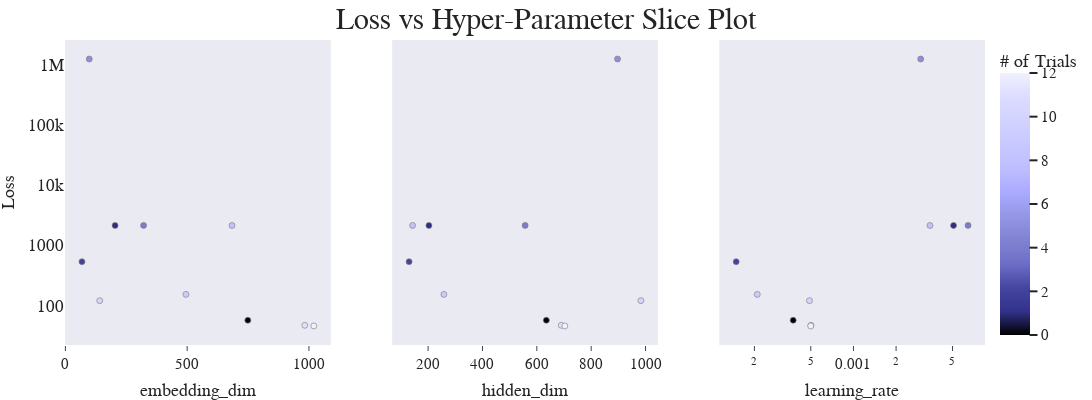

This figure's notebook cell:
### Code cell
imp.reload(cplot)
fig=cplot.get_slice_plot(study,objective_value="Loss",log_loss=True)
fig.update_layout(
    autosize=False,title_text='Loss vs Hyper-Parameter Slice Plot', title_x=0.5, title_y=0.98,
    template="seaborn",
    width=1100,height=400,
    font_family="Times New Roman",
    font_size=15,
    title_font_family="Times New Roman",
    title_font_size=30,
    margin=dict(l=0, t=40,r=1,  b=10),                                   
    )

fig.update_xaxes(showgrid=False,zeroline=False,tickangle=0, tickfont=dict(size=15),)

fig.update_yaxes(showgrid=False,tickangle=0, tickfont=dict(size=17),dtick=1)

fig.update_traces(marker=dict(colorscale=icy))

with open("slice_plot.pdf", "wb") as f:
    f.write(scope.transform(fig, format="pdf", width=1100,height=420,))

fig

### Figure 1 — Plotly figure (JSON) as saved in the notebook; plotly's stock layout.template omitted (floating-point values rounded to 4 significant figures)
{"data": [{"marker": {"color": [0, 1, 2, 4, 5, 8, 9, 10, 11, 12], "colorbar": {"title": {"text": "# of Trials"}, "x": 1, "xpad": 15, "y": 0.5}, "colorscale": [[0, "rgb(0, 0, 0)"], [0.09091, "rgb(50,50,140)"], [0.1818, "rgb(70,70,160)"], [0.2727, "rgb(110,110,200)"], [0.3636, "rgb(130,130,210)"], [0.4545, "rgb(150,150,230)"], [0.5455, "rgb(170,170,255)"], [0.6364, "rgb(190,190,255)"], [0.7273, "rgb(200,200,255)"], [0.8182, "rgb(210,210,255)"], [0.9091, "rgb(220,220,255)"], [1, "rgb(240,240,255)"]], "line": {"color": "grey", "width": 0.65}, "showscale": true}, "mode": "markers", "showlegend": false, "type": "scatter", "x": [749, 204, 68, 321, 98, 684, 495, 141, 983, 1020], "xaxis": "x", "y": [57.7, 2152.0, 539.6, 2157.0, 1236000.0, 2151.0, 154.9, 122.1, 47.59, 46.39], "yaxis": "y"}, {"marker": {"color": [0, 1, 2, 4, 5, 8, 9, 10, 11, 12], "colorbar": {"title": {"text": "# of Trials"}, "x": 1, "xpad": 15}, "colorscale": [[0, "rgb(0, 0, 0)"], [0.09091, "rgb(50,50,140)"], [0.1818, "rgb(70,70,160)"], [0.2727, "rgb(110,110,200)"], [0.3636, "rgb(130,130,210)"], [0.4545, "rgb(150,150,230)"], [0.5455, "rgb(170,170,255)"], [0.6364, "rgb(190,190,255)"], [0.7273, "rgb(200,200,255)"], [0.8182, "rgb(210,210,255)"], [0.9091, "rgb(220,220,255)"], [1, "rgb(240,240,255)"]], "line": {"color": "grey", "width": 0.65}, "showscale": false}, "mode": "markers", "showlegend": false, "type": "scatter", "x": [635, 203, 130, 557, 897, 143, 258, 983, 690, 703], "xaxis": "x2", "y": [57.7, 2152.0, 539.6, 2157.0, 1236000.0, 2151.0, 154.9, 122.1, 47.59, 46.39], "yaxis": "y2"}, {"marker": {"color": [0, 1, 2, 4, 5, 8, 9, 10, 11, 12], "colorbar": {"title": {"text": "# of Trials"}, "x": 1, "xpad": 15}, "colorscale": [[0, "rgb(0, 0, 0)"], [0.09091, "rgb(50,50,140)"], [0.1818, "rgb(70,70,160)"], [0.2727, "rgb(110,110,200)"], [0.3636, "rgb(130,130,210)"], [0.4545, "rgb(150,150,230)"], [0.5455, "rgb(170,170,255)"], [0.6364, "rgb(190,190,255)"], [0.7273, "rgb(200,200,255)"], [0.8182, "rgb(210,210,255)"], [0.9091, "rgb(220,220,255)"], [1, "rgb(240,240,255)"]], "line": {"color": "grey", "width": 0.65}, "showscale": false}, "mode": "markers", "showlegend": false, "type": "scatter", "x": [0.0003756, 0.005086, 0.0001487, 0.006439, 0.002983, 0.003469, 0.0002096, 0.0004894, 0.0005015, 0.0004991], "xaxis": "x3", "y": [57.7, 2152.0, 539.6, 2157.0, 1236000.0, 2151.0, 154.9, 122.1, 47.59, 46.39], "yaxis": "y3"}], "layout": {"autosize": false, "font": {"family": "Times New Roman", "size": 15}, "height": 400, "margin": {"b": 10, "l": 0, "r": 1, "t": 40}, "title": {"font": {"family": "Times New Roman", "size": 30}, "text": "Loss vs Hyper-Parameter Slice Plot", "x": 0.5, "y": 0.98}, "width": 1100, "xaxis": {"anchor": "y", "autorange": false, "domain": [0, 0.2889], "range": [-1.633, 1090.0], "showgrid": false, "tickangle": 0, "tickfont": {"size": 15}, "ticks": "outside", "title": {"text": "embedding_dim"}, "type": "linear", "zeroline": false}, "xaxis2": {"anchor": "y2", "autorange": false, "domain": [0.3556, 0.6444], "range": [67.61, 1045.0], "showgrid": false, "tickangle": 0, "tickfont": {"size": 15}, "ticks": "outside", "title": {"text": "hidden_dim"}, "type": "linear", "zeroline": false}, "xaxis3": {"anchor": "y3", "autorange": false, "domain": [0.7111, 1], "range": [-3.947, -2.071], "showgrid": false, "tickangle": 0, "tickfont": {"size": 15}, "ticks": "outside", "title": {"text": "learning_rate"}, "type": "log", "zeroline": false}, "yaxis": {"anchor": "x", "autorange": false, "domain": [0, 1], "dtick": 1, "range": [1.351, 6.408], "showgrid": false, "tickangle": 0, "tickfont": {"size": 17}, "title": {"text": "Loss"}, "type": "log"}, "yaxis2": {"anchor": "x2", "autorange": false, "domain": [0, 1], "dtick": 1, "matches": "y", "range": [1.351, 6.408], "showgrid": false, "showticklabels": false, "tickangle": 0, "tickfont": {"size": 17}, "type": "log"}, "yaxis3": {"anchor": "x3", "autorange": false, "domain": [0, 1], "dtick": 1, "matches": "y", "range": [1.351, 6.408], "showgrid": false, "showticklabels": false, "tickangle": 0, "tickfont": {"size": 17}, "type": "log"}}}
